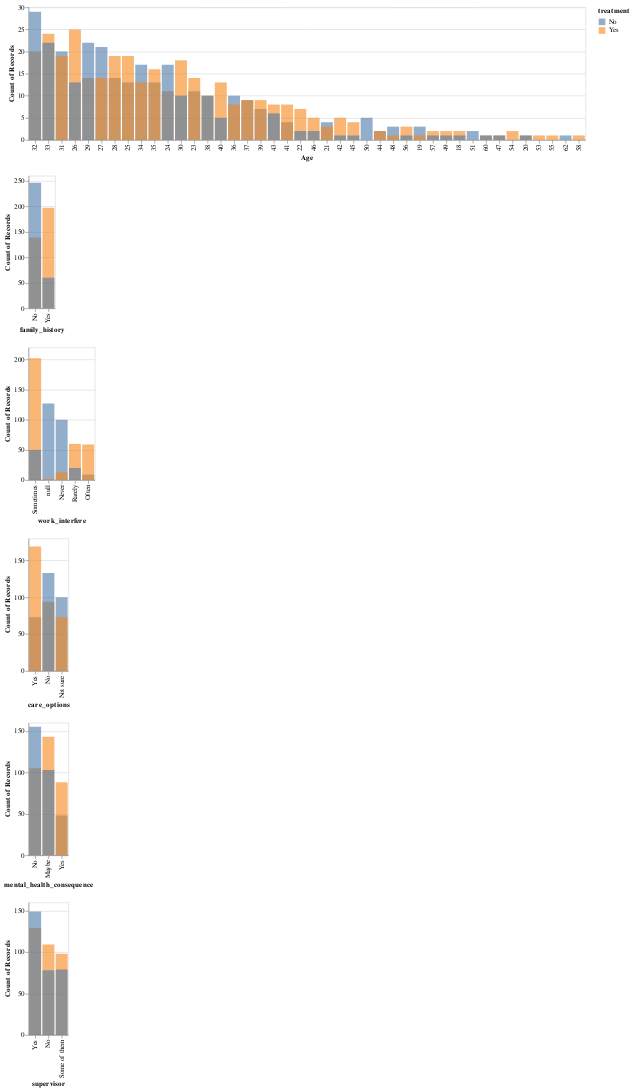

The notebook cell this image was saved under:
### Markdown cell above
### 3.9 Identify Potential Features
We used visualizations to see what features may contribute to the targets values. Note that we only presented the visualizations of the features with potential strong importance. 'family_history','work_interfere','care_options','mental_health_consequence',and'supervisor' are the features showing the most importance.

### Code cell
columns_to_chart = ['Age','family_history','work_interfere','care_options','mental_health_consequence',
                'supervisor']
charts = []
for column in columns_to_chart:
    chart = alt.Chart(train_df).mark_bar(opacity=0.6).encode(
        x=alt.X(column, type='nominal', sort='-y'), 
        y=alt.Y('count()', stack=None),
        color=alt.Color('treatment')
    ).properties(
        height=200,
    )
    charts.append(chart)

combined_chart = alt.vconcat(*charts)
combined_chart.display()

### Figure 1 — Vega-Lite specification as saved in the notebook (floating-point values rounded to 4 significant figures; data arrays with more than 128 entries replaced by an {"elided": "..."} marker saying what was removed)
{"config": {"view": {"continuousWidth": 300, "continuousHeight": 300}}, "vconcat": [{"mark": {"type": "bar", "opacity": 0.6}, "encoding": {"color": {"field": "treatment", "type": "nominal"}, "x": {"field": "Age", "sort": "-y", "type": "nominal"}, "y": {"aggregate": "count", "stack": null, "type": "quantitative"}}, "height": 200}, {"mark": {"type": "bar", "opacity": 0.6}, "encoding": {"color": {"field": "treatment", "type": "nominal"}, "x": {"field": "family_history", "sort": "-y", "type": "nominal"}, "y": {"aggregate": "count", "stack": null, "type": "quantitative"}}, "height": 200}, {"mark": {"type": "bar", "opacity": 0.6}, "encoding": {"color": {"field": "treatment", "type": "nominal"}, "x": {"field": "work_interfere", "sort": "-y", "type": "nominal"}, "y": {"aggregate": "count", "stack": null, "type": "quantitative"}}, "height": 200}, {"mark": {"type": "bar", "opacity": 0.6}, "encoding": {"color": {"field": "treatment", "type": "nominal"}, "x": {"field": "care_options", "sort": "-y", "type": "nominal"}, "y": {"aggregate": "count", "stack": null, "type": "quantitative"}}, "height": 200}, {"mark": {"type": "bar", "opacity": 0.6}, "encoding": {"color": {"field": "treatment", "type": "nominal"}, "x": {"field": "mental_health_consequence", "sort": "-y", "type": "nominal"}, "y": {"aggregate": "count", "stack": null, "type": "quantitative"}}, "height": 200}, {"mark": {"type": "bar", "opacity": 0.6}, "encoding": {"color": {"field": "treatment", "type": "nominal"}, "x": {"field": "supervisor", "sort": "-y", "type": "nominal"}, "y": {"aggregate": "count", "stack": null, "type": "quantitative"}}, "height": 200}], "data": {"name": "data-7a58cf7c5aa9769653466f081ad1302c"}, "$schema": "https://vega.github.io/schema/vega-lite/v5.16.3.json", "datasets": {"data-7a58cf7c5aa9769653466f081ad1302c": {"elided": "642 records"}}}
